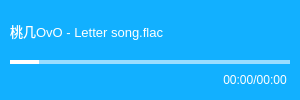
<?xml version="1.0" encoding="UTF-8"?>
<ui version="4.0">
 <class>MusicPlayModule</class>
 <widget class="QWidget" name="MusicPlayModule">
  <property name="geometry">
   <rect>
    <x>0</x>
    <y>0</y>
    <width>300</width>
    <height>100</height>
   </rect>
  </property>
  <property name="windowTitle">
   <string>MusicPlayModule</string>
  </property>
  <property name="styleSheet">
   <string notr="true">background: rgba(0, 170, 255, 150)</string>
  </property>
  <widget class="QWidget" name="centralwidget" native="true">
   <property name="geometry">
    <rect>
     <x>0</x>
     <y>0</y>
     <width>301</width>
     <height>110</height>
    </rect>
   </property>
   <property name="styleSheet">
    <string notr="true">border:none;</string>
   </property>
   <widget class="QSlider" name="musicSlider">
    <property name="geometry">
     <rect>
      <x>10</x>
      <y>60</y>
      <width>280</width>
      <height>4</height>
     </rect>
    </property>
    <property name="styleSheet">
     <string notr="true">QSlider::add-page:Horizontal
{     
background-color: rgba(255, 255, 255,150);
height:4px;  
} 
QSlider::sub-page:Horizontal   
{  
background-color: rgb(255, 255, 255);
height:4px;
}
QSlider::groove:Horizontal   
{ 
background:transparent; 
height:4px;
}</string>
    </property>
    <property name="value">
     <number>10</number>
    </property>
    <property name="orientation">
     <enum>Qt::Horizontal</enum>
    </property>
   </widget>
   <widget class="QLabel" name="musicName">
    <property name="geometry">
     <rect>
      <x>10</x>
      <y>20</y>
      <width>281</width>
      <height>21</height>
     </rect>
    </property>
    <property name="font">
     <font>
      <pointsize>10</pointsize>
     </font>
    </property>
    <property name="styleSheet">
     <string notr="true">color:white;
background:none;</string>
    </property>
    <property name="text">
     <string>桃几OvO - Letter song.flac</string>
    </property>
   </widget>
   <widget class="QLabel" name="timeLabel">
    <property name="geometry">
     <rect>
      <x>215</x>
      <y>70</y>
      <width>80</width>
      <height>20</height>
     </rect>
    </property>
    <property name="styleSheet">
     <string notr="true">background:none;
color:white;</string>
    </property>
    <property name="text">
     <string>00:00/00:00</string>
    </property>
    <property name="alignment">
     <set>Qt::AlignCenter</set>
    </property>
   </widget>
  </widget>
 </widget>
 <resources/>
 <connections/>
</ui>
